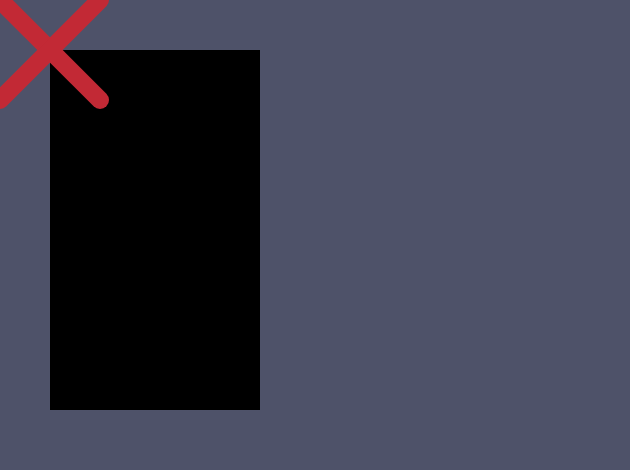
Frame 1 (no input)
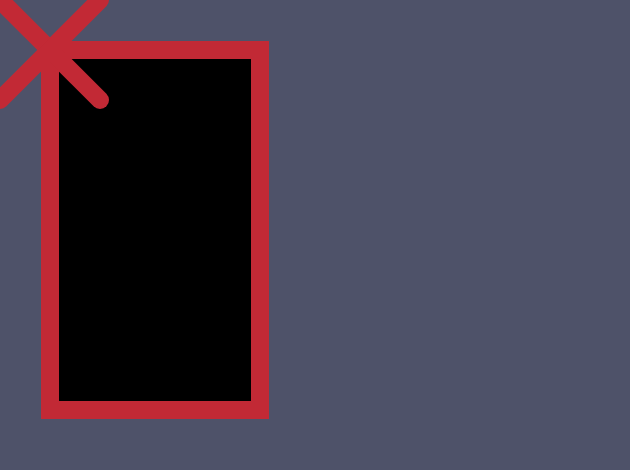
Frame 60 (no input)
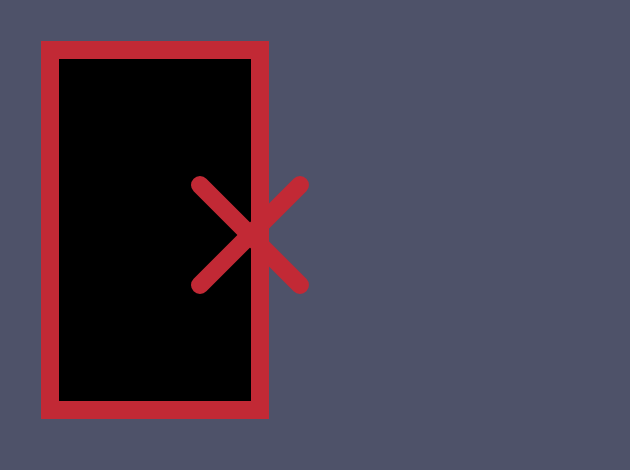
Frame 120 (the mouse pressed at the canvas centre since frame 60)

The p5.js sketch that drew these frames (run headless with seeded random() and noise() and a simulated clock; from frame 60 on, the mouse is pressed at the canvas centre):

// p5.js sketch
// ── sketch.js
function setup() {
	// create a place to draw
	createCanvas(630, 470);
	noStroke();
	//noLoop();

}

function draw() {
	// background
	background(78, 82, 105);

	// draw rectangle
	fill(0);
	rect(50, 50, 210, 360);

	// draw X
	//strokeWeight(10.0);
	//strokeCap(ROUND);
	//if (mouseX < 50) {
	//mouseX = 50;
	//}
	//if (mouseY > 50) {
	//mouseY = 50;
	//}
	//if (mouseY > 350) {
	//mouseY = 350;
	//}

	stroke(194, 41, 53);
	strokeWeight(18);
	if (mouseX > 250) {
		mouseX = 250;
	}
	if (mouseX < 50) {
		mouseX = 50;
	}
	if (mouseY < 50) {
		mouseY = 50;
	}
	if (mouseY > 350) {
		mouseY = 350;
	}
	line(mouseX - 50, mouseY - 50, mouseX + 50, mouseY + 50);
	//	line(40, 30, 85, 80);
	line(mouseX - 50, mouseY + 50, mouseX + 50, mouseY - 50);

}
